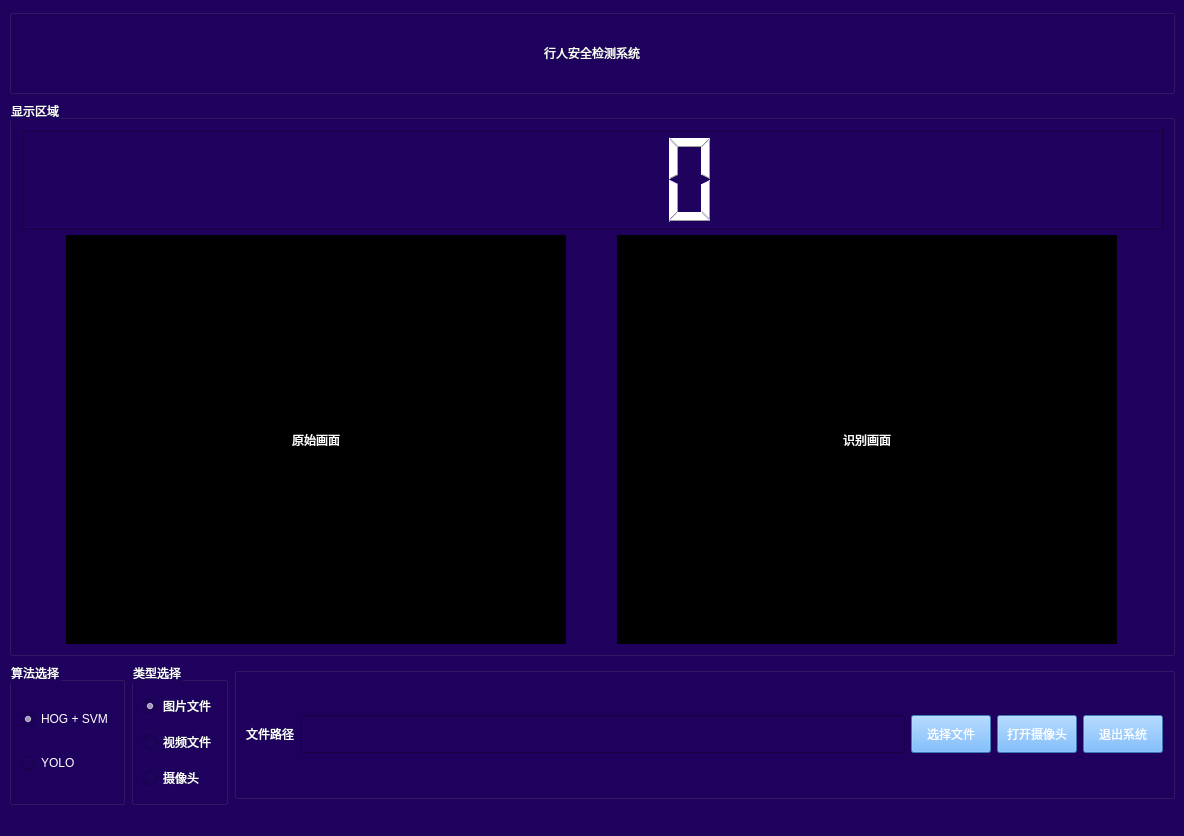
<?xml version="1.0" encoding="UTF-8"?>
<ui version="4.0">
 <class>MainWindow</class>
 <widget class="QMainWindow" name="MainWindow">
  <property name="geometry">
   <rect>
    <x>0</x>
    <y>0</y>
    <width>1184</width>
    <height>836</height>
   </rect>
  </property>
  <property name="windowTitle">
   <string>MainWindow</string>
  </property>
  <property name="styleSheet">
   <string notr="true">background-color: rgb(31, 1, 94);</string>
  </property>
  <widget class="QWidget" name="centralwidget">
   <layout class="QVBoxLayout" name="verticalLayout_5">
    <item>
     <widget class="QGroupBox" name="groupBox_3">
      <property name="minimumSize">
       <size>
        <width>0</width>
        <height>85</height>
       </size>
      </property>
      <property name="maximumSize">
       <size>
        <width>16777215</width>
        <height>85</height>
       </size>
      </property>
      <property name="styleSheet">
       <string notr="true">color: rgb(255, 255, 255);
background-color: rgb(31, 1, 94);
font: 75 14pt &quot;Aharoni&quot;;</string>
      </property>
      <property name="title">
       <string/>
      </property>
      <layout class="QHBoxLayout" name="horizontalLayout_4">
       <item>
        <widget class="QLabel" name="label_3">
         <property name="styleSheet">
          <string notr="true"/>
         </property>
         <property name="text">
          <string>行人安全检测系统</string>
         </property>
         <property name="alignment">
          <set>Qt::AlignCenter</set>
         </property>
         <property name="margin">
          <number>10</number>
         </property>
        </widget>
       </item>
      </layout>
     </widget>
    </item>
    <item>
     <widget class="QGroupBox" name="groupBox_2">
      <property name="minimumSize">
       <size>
        <width>0</width>
        <height>500</height>
       </size>
      </property>
      <property name="styleSheet">
       <string notr="true">color: rgb(255, 255, 255);
background-color: rgb(31, 1, 94);
font: 75 10pt &quot;Aharoni&quot;;</string>
      </property>
      <property name="title">
       <string>显示区域</string>
      </property>
      <layout class="QVBoxLayout" name="verticalLayout_4">
       <item>
        <widget class="QLCDNumber" name="lcdNumber">
         <property name="minimumSize">
          <size>
           <width>0</width>
           <height>100</height>
          </size>
         </property>
         <property name="maximumSize">
          <size>
           <width>16777215</width>
           <height>100</height>
          </size>
         </property>
         <property name="layoutDirection">
          <enum>Qt::LeftToRight</enum>
         </property>
         <property name="smallDecimalPoint">
          <bool>false</bool>
         </property>
        </widget>
       </item>
       <item>
        <layout class="QHBoxLayout" name="horizontalLayout_2">
         <item>
          <widget class="QLabel" name="label_img1">
           <property name="minimumSize">
            <size>
             <width>500</width>
             <height>0</height>
            </size>
           </property>
           <property name="maximumSize">
            <size>
             <width>500</width>
             <height>16777215</height>
            </size>
           </property>
           <property name="styleSheet">
            <string notr="true">background-color: rgb(0, 0, 0);</string>
           </property>
           <property name="text">
            <string>原始画面</string>
           </property>
           <property name="alignment">
            <set>Qt::AlignCenter</set>
           </property>
          </widget>
         </item>
         <item>
          <widget class="QLabel" name="label_img2">
           <property name="minimumSize">
            <size>
             <width>500</width>
             <height>0</height>
            </size>
           </property>
           <property name="maximumSize">
            <size>
             <width>500</width>
             <height>16777215</height>
            </size>
           </property>
           <property name="styleSheet">
            <string notr="true">background-color: rgb(0, 0, 0);</string>
           </property>
           <property name="text">
            <string>识别画面</string>
           </property>
           <property name="alignment">
            <set>Qt::AlignCenter</set>
           </property>
          </widget>
         </item>
        </layout>
       </item>
      </layout>
     </widget>
    </item>
    <item>
     <layout class="QHBoxLayout" name="horizontalLayout_3">
      <item>
       <widget class="QGroupBox" name="groupBox_4">
        <property name="styleSheet">
         <string notr="true">color: rgb(255, 255, 255);
background-color: rgb(31, 1, 94);
font: 75 10pt &quot;Aharoni&quot;;</string>
        </property>
        <property name="title">
         <string>算法选择</string>
        </property>
        <layout class="QVBoxLayout" name="verticalLayout">
         <item>
          <widget class="QRadioButton" name="radioButton_hog">
           <property name="text">
            <string>HOG + SVM</string>
           </property>
           <property name="checked">
            <bool>true</bool>
           </property>
          </widget>
         </item>
         <item>
          <widget class="QRadioButton" name="radioButton_yolo">
           <property name="text">
            <string>YOLO</string>
           </property>
          </widget>
         </item>
        </layout>
       </widget>
      </item>
      <item>
       <widget class="QGroupBox" name="groupBox_5">
        <property name="styleSheet">
         <string notr="true">color: rgb(255, 255, 255);
background-color: rgb(31, 1, 94);
font: 75 10pt &quot;Aharoni&quot;;</string>
        </property>
        <property name="title">
         <string>类型选择</string>
        </property>
        <layout class="QVBoxLayout" name="verticalLayout_3">
         <item>
          <widget class="QRadioButton" name="radioButton_img">
           <property name="minimumSize">
            <size>
             <width>0</width>
             <height>30</height>
            </size>
           </property>
           <property name="text">
            <string>图片文件</string>
           </property>
           <property name="checked">
            <bool>true</bool>
           </property>
          </widget>
         </item>
         <item>
          <widget class="QRadioButton" name="radioButton_video">
           <property name="minimumSize">
            <size>
             <width>0</width>
             <height>30</height>
            </size>
           </property>
           <property name="text">
            <string>视频文件</string>
           </property>
          </widget>
         </item>
         <item>
          <widget class="QRadioButton" name="radioButton_cam">
           <property name="minimumSize">
            <size>
             <width>0</width>
             <height>30</height>
            </size>
           </property>
           <property name="text">
            <string>摄像头</string>
           </property>
          </widget>
         </item>
        </layout>
       </widget>
      </item>
      <item>
       <widget class="QGroupBox" name="groupBox">
        <property name="maximumSize">
         <size>
          <width>16777215</width>
          <height>132</height>
         </size>
        </property>
        <property name="styleSheet">
         <string notr="true">color: rgb(255, 255, 255);
background-color: rgb(31, 1, 94);
font: 75 10pt &quot;Aharoni&quot;;</string>
        </property>
        <property name="title">
         <string/>
        </property>
        <layout class="QVBoxLayout" name="verticalLayout_2">
         <item>
          <layout class="QHBoxLayout" name="horizontalLayout">
           <item>
            <widget class="QLabel" name="label">
             <property name="minimumSize">
              <size>
               <width>0</width>
               <height>30</height>
              </size>
             </property>
             <property name="text">
              <string>文件路径</string>
             </property>
            </widget>
           </item>
           <item>
            <widget class="QLineEdit" name="lineEdit_path">
             <property name="minimumSize">
              <size>
               <width>0</width>
               <height>38</height>
              </size>
             </property>
             <property name="styleSheet">
              <string notr="true">color: rgb(255, 0, 0);</string>
             </property>
            </widget>
           </item>
           <item>
            <widget class="QPushButton" name="pushButto_select">
             <property name="minimumSize">
              <size>
               <width>0</width>
               <height>38</height>
              </size>
             </property>
             <property name="styleSheet">
              <string notr="true">background-color: rgb(85, 170, 255);</string>
             </property>
             <property name="text">
              <string>选择文件</string>
             </property>
            </widget>
           </item>
           <item>
            <widget class="QPushButton" name="pushButton_run">
             <property name="minimumSize">
              <size>
               <width>0</width>
               <height>38</height>
              </size>
             </property>
             <property name="styleSheet">
              <string notr="true">background-color: rgb(85, 170, 255);</string>
             </property>
             <property name="text">
              <string>打开摄像头</string>
             </property>
            </widget>
           </item>
           <item>
            <widget class="QPushButton" name="pushButton_close">
             <property name="minimumSize">
              <size>
               <width>0</width>
               <height>38</height>
              </size>
             </property>
             <property name="styleSheet">
              <string notr="true">background-color: rgb(85, 170, 255);
</string>
             </property>
             <property name="text">
              <string>退出系统</string>
             </property>
            </widget>
           </item>
          </layout>
         </item>
        </layout>
       </widget>
      </item>
     </layout>
    </item>
   </layout>
  </widget>
  <widget class="QMenuBar" name="menubar">
   <property name="geometry">
    <rect>
     <x>0</x>
     <y>0</y>
     <width>1184</width>
     <height>26</height>
    </rect>
   </property>
  </widget>
  <widget class="QStatusBar" name="statusbar"/>
 </widget>
 <resources/>
 <connections/>
</ui>
